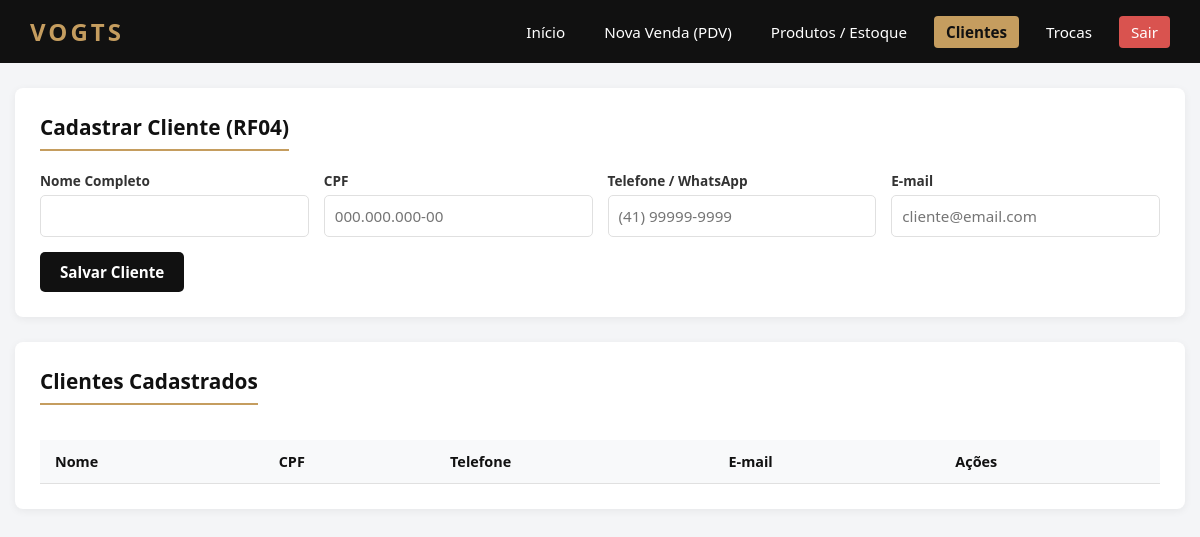
The page /vogts/clientes.php (signed in) on the database as committed earlier.
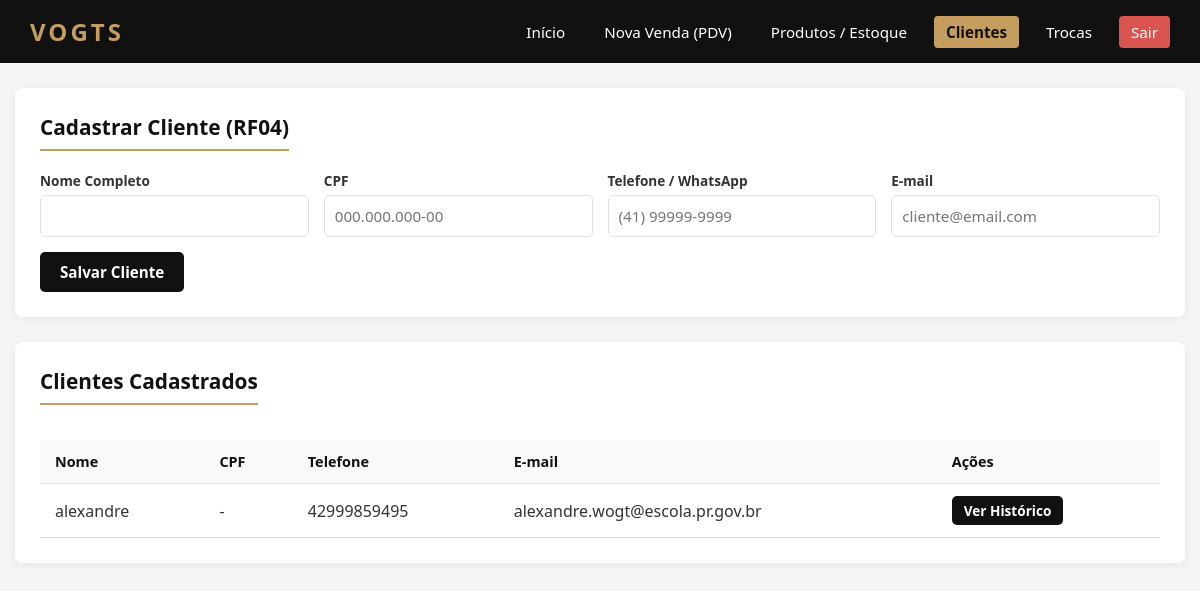
The same page on the database as committed later.
### tables this page shows
CREATE TABLE `clientes` (
  `id` int(11) NOT NULL,
  `nome` varchar(100) NOT NULL,
  `cpf` varchar(14) DEFAULT NULL,
  `telefone` varchar(20) DEFAULT NULL,
  `email` varchar(100) DEFAULT NULL,
  `senha` varchar(255) DEFAULT NULL
);

### vogts/clientes.php (the view, shortened to what this page needs)
<?php
require 'config/conexao.php';
$clientes = $pdo->query("SELECT * FROM clientes ORDER BY nome ASC")->fetchAll(PDO::FETCH_ASSOC);
?>
<!DOCTYPE html>
<html lang="pt-BR">
<head>
    <link rel="stylesheet" href="assets/style.css">
</head>
<body>
    <nav class="navbar">
        <a href="dashboard.php" class="brand">VOGTS</a>
        <div class="nav-links">
            <a href="dashboard.php">Início</a>
            <a href="pdv.php">Nova Venda (PDV)</a>
            <a href="produtos.php">Produtos / Estoque</a>
            <a href="clientes.php" class="active">Clientes</a>
            <a href="trocas.php">Trocas</a>
            <a href="logout.php" style="background: #d9534f;">Sair</a>
        </div>
    </nav>
    <div class="container">
        <div class="card">
            <h2>Cadastrar Cliente (RF04)</h2>
            <form method="POST">
                <div class="form-grid">
                    <div class="form-group">
                        <label>Nome Completo</label>
                        <input type="text" name="nome" required>
                    </div>
                    <div class="form-group">
                        <label>CPF</label>
                        <input type="text" name="cpf" placeholder="000.000.000-00">
                    </div>
                    <div class="form-group">
                        <label>Telefone / WhatsApp</label>
                        <input type="text" name="telefone" required placeholder="(41) 99999-9999">
                    </div>
                    <div class="form-group">
                        <label>E-mail</label>
                        <input type="email" name="email" placeholder="cliente@email.com">
                    </div>
                </div>
                <button type="submit" name="cadastrar_cliente" class="btn btn-primary" style="margin-top: 15px;">Salvar Cliente</button>
            </form>
        </div>
        <div class="card">
            <h2>Clientes Cadastrados</h2>
            <div class="table-responsive">
                <table>
                    <thead>
                        <tr>
                            <th>Nome</th>
                            <th>CPF</th>
                            <th>Telefone</th>
                            <th>E-mail</th>
                            <th>Ações</th>
                        </tr>
                    </thead>
                    <tbody>
                        <?php foreach ($clientes as $c): ?>
                            <tr>
                                <td><?= htmlspecialchars($c['nome']) ?></td>
                                <td><?= htmlspecialchars($c['cpf'] ?? '-') ?></td>
                                <td><?= htmlspecialchars($c['telefone']) ?></td>
                                <td><?= htmlspecialchars($c['email']) ?></td>
                                <td><a href="clientes.php?historico_id=<?= $c['id'] ?>" class="btn btn-primary" style="padding: 5px 12px; font-size: 0.85rem;">Ver Histórico</a></td>
                            </tr>
                        <?php endforeach; ?>
                    </tbody>
                </table>
            </div>
        </div>
    </div>
</body>
</html>

Rows that differ between the two databases and show on the page:
added clientes: nome "alexandre", cpf "-", telefone "42999859495", email "alexandre.wogt@escola.pr.gov.br"
